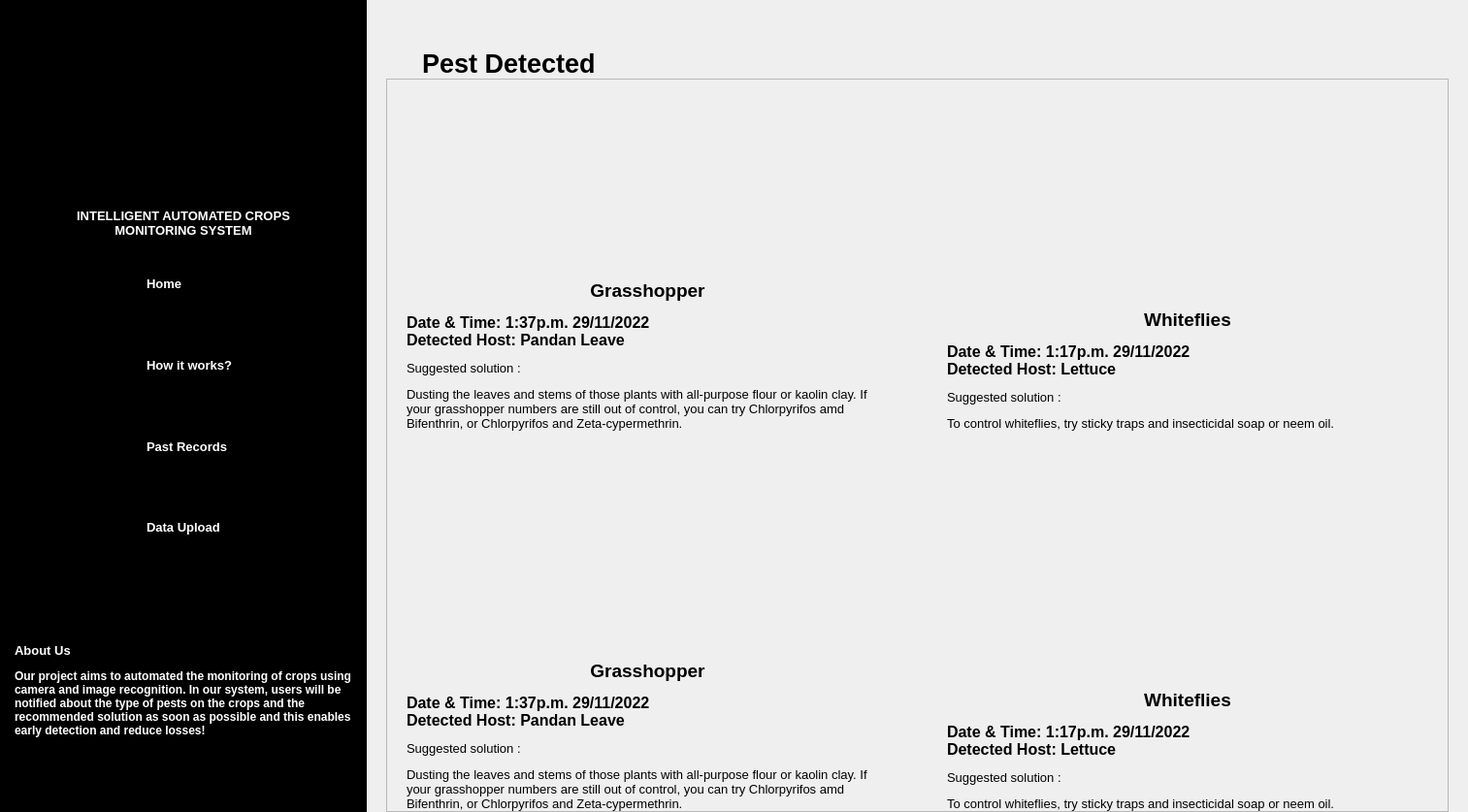
<?xml version="1.0" encoding="UTF-8"?>
<ui version="4.0">
 <class>Dialog</class>
 <widget class="QDialog" name="Dialog">
  <property name="windowModality">
   <enum>Qt::NonModal</enum>
  </property>
  <property name="enabled">
   <bool>true</bool>
  </property>
  <property name="geometry">
   <rect>
    <x>0</x>
    <y>0</y>
    <width>1513</width>
    <height>837</height>
   </rect>
  </property>
  <property name="acceptDrops">
   <bool>false</bool>
  </property>
  <property name="windowTitle">
   <string>Login</string>
  </property>
  <layout class="QHBoxLayout" name="horizontalLayout_3" stretch="5,15">
   <property name="spacing">
    <number>0</number>
   </property>
   <property name="leftMargin">
    <number>0</number>
   </property>
   <property name="topMargin">
    <number>0</number>
   </property>
   <property name="rightMargin">
    <number>0</number>
   </property>
   <property name="bottomMargin">
    <number>0</number>
   </property>
   <item>
    <layout class="QVBoxLayout" name="sidebar" stretch="25,5,40,30">
     <property name="spacing">
      <number>0</number>
     </property>
     <item>
      <widget class="ClickableLabel" name="logo">
       <property name="styleSheet">
        <string notr="true">background-color: rgb(0, 0, 0);</string>
       </property>
       <property name="text">
        <string/>
       </property>
       <property name="pixmap">
        <pixmap>Image/Register/Logo.png</pixmap>
       </property>
       <property name="scaledContents">
        <bool>false</bool>
       </property>
       <property name="alignment">
        <set>Qt::AlignCenter</set>
       </property>
      </widget>
     </item>
     <item>
      <widget class="QLabel" name="title_title">
       <property name="font">
        <font>
         <pointsize>10</pointsize>
         <weight>75</weight>
         <bold>true</bold>
        </font>
       </property>
       <property name="styleSheet">
        <string notr="true">background-color: rgb(0, 0, 0);
padding-left: 5px;
padding-right: 5px;</string>
       </property>
       <property name="text">
        <string>&lt;html&gt;&lt;head/&gt;&lt;body&gt;&lt;p align=&quot;center&quot;&gt;&lt;span style=&quot; color:#ffffff;&quot;&gt;INTELLIGENT AUTOMATED CROPS &lt;br/&gt;MONITORING SYSTEM&lt;/span&gt;&lt;/p&gt;&lt;/body&gt;&lt;/html&gt;</string>
       </property>
       <property name="textFormat">
        <enum>Qt::RichText</enum>
       </property>
       <property name="alignment">
        <set>Qt::AlignCenter</set>
       </property>
       <property name="wordWrap">
        <bool>true</bool>
       </property>
      </widget>
     </item>
     <item>
      <layout class="QVBoxLayout" name="title_selection">
       <property name="spacing">
        <number>0</number>
       </property>
       <item>
        <layout class="QHBoxLayout" name="title_home" stretch="40,60">
         <property name="spacing">
          <number>0</number>
         </property>
         <property name="rightMargin">
          <number>0</number>
         </property>
         <item>
          <widget class="ClickableLabel" name="title_home_img">
           <property name="minimumSize">
            <size>
             <width>0</width>
             <height>0</height>
            </size>
           </property>
           <property name="mouseTracking">
            <bool>false</bool>
           </property>
           <property name="autoFillBackground">
            <bool>false</bool>
           </property>
           <property name="styleSheet">
            <string notr="true">background-color: rgb(0, 0, 0);</string>
           </property>
           <property name="frameShadow">
            <enum>QFrame::Plain</enum>
           </property>
           <property name="text">
            <string/>
           </property>
           <property name="pixmap">
            <pixmap>Image/Register/house.png</pixmap>
           </property>
           <property name="scaledContents">
            <bool>false</bool>
           </property>
           <property name="alignment">
            <set>Qt::AlignCenter</set>
           </property>
          </widget>
         </item>
         <item>
          <widget class="ClickableLabel" name="title_home_text">
           <property name="font">
            <font>
             <weight>75</weight>
             <bold>true</bold>
            </font>
           </property>
           <property name="mouseTracking">
            <bool>true</bool>
           </property>
           <property name="styleSheet">
            <string notr="true">background-color: rgb(0, 0, 0);</string>
           </property>
           <property name="text">
            <string>&lt;html&gt;&lt;head/&gt;&lt;body&gt;&lt;p&gt;&lt;span style=&quot; font-size:10pt; color:#ffffff;&quot;&gt;Home&lt;/span&gt;&lt;/p&gt;&lt;/body&gt;&lt;/html&gt;</string>
           </property>
           <property name="scaledContents">
            <bool>false</bool>
           </property>
           <property name="alignment">
            <set>Qt::AlignLeading|Qt::AlignLeft|Qt::AlignVCenter</set>
           </property>
          </widget>
         </item>
        </layout>
       </item>
       <item>
        <layout class="QHBoxLayout" name="title_info" stretch="40,60">
         <property name="spacing">
          <number>0</number>
         </property>
         <item>
          <widget class="ClickableLabel" name="title_info_img">
           <property name="styleSheet">
            <string notr="true">background-color: rgb(0, 0, 0);</string>
           </property>
           <property name="text">
            <string/>
           </property>
           <property name="pixmap">
            <pixmap>Image/Register/User Manual.png</pixmap>
           </property>
           <property name="alignment">
            <set>Qt::AlignCenter</set>
           </property>
          </widget>
         </item>
         <item>
          <widget class="ClickableLabel" name="title_info_text">
           <property name="font">
            <font>
             <weight>75</weight>
             <bold>true</bold>
            </font>
           </property>
           <property name="mouseTracking">
            <bool>true</bool>
           </property>
           <property name="styleSheet">
            <string notr="true">background-color: rgb(0, 0, 0);</string>
           </property>
           <property name="text">
            <string>&lt;html&gt;&lt;head/&gt;&lt;body&gt;&lt;p&gt;&lt;span style=&quot; font-size:10pt; color:#ffffff;&quot;&gt;How it works?&lt;/span&gt;&lt;/p&gt;&lt;/body&gt;&lt;/html&gt;</string>
           </property>
           <property name="scaledContents">
            <bool>false</bool>
           </property>
           <property name="alignment">
            <set>Qt::AlignLeading|Qt::AlignLeft|Qt::AlignVCenter</set>
           </property>
          </widget>
         </item>
        </layout>
       </item>
       <item>
        <layout class="QHBoxLayout" name="title_record" stretch="40,60">
         <property name="spacing">
          <number>0</number>
         </property>
         <item>
          <widget class="ClickableLabel" name="title_record_img">
           <property name="styleSheet">
            <string notr="true">background-color: rgb(0, 0, 0);</string>
           </property>
           <property name="text">
            <string/>
           </property>
           <property name="pixmap">
            <pixmap>Image/Register/search.png</pixmap>
           </property>
           <property name="alignment">
            <set>Qt::AlignCenter</set>
           </property>
          </widget>
         </item>
         <item>
          <widget class="ClickableLabel" name="title_record_text">
           <property name="font">
            <font>
             <weight>75</weight>
             <bold>true</bold>
            </font>
           </property>
           <property name="mouseTracking">
            <bool>true</bool>
           </property>
           <property name="styleSheet">
            <string notr="true">background-color: rgb(0, 0, 0);</string>
           </property>
           <property name="text">
            <string>&lt;html&gt;&lt;head/&gt;&lt;body&gt;&lt;p&gt;&lt;span style=&quot; font-size:10pt; color:#ffffff;&quot;&gt;Past Records&lt;/span&gt;&lt;/p&gt;&lt;/body&gt;&lt;/html&gt;</string>
           </property>
           <property name="scaledContents">
            <bool>false</bool>
           </property>
           <property name="alignment">
            <set>Qt::AlignLeading|Qt::AlignLeft|Qt::AlignVCenter</set>
           </property>
          </widget>
         </item>
        </layout>
       </item>
       <item>
        <layout class="QHBoxLayout" name="title_upload" stretch="40,60">
         <property name="spacing">
          <number>0</number>
         </property>
         <item>
          <widget class="ClickableLabel" name="title_upload_img">
           <property name="styleSheet">
            <string notr="true">background-color: rgb(0, 0, 0);</string>
           </property>
           <property name="text">
            <string/>
           </property>
           <property name="pixmap">
            <pixmap>Image/Register/download.png</pixmap>
           </property>
           <property name="alignment">
            <set>Qt::AlignCenter</set>
           </property>
          </widget>
         </item>
         <item>
          <widget class="ClickableLabel" name="title_upload_text">
           <property name="font">
            <font>
             <weight>75</weight>
             <bold>true</bold>
            </font>
           </property>
           <property name="mouseTracking">
            <bool>true</bool>
           </property>
           <property name="styleSheet">
            <string notr="true">background-color: rgb(0, 0, 0);</string>
           </property>
           <property name="text">
            <string>&lt;html&gt;&lt;head/&gt;&lt;body&gt;&lt;p&gt;&lt;span style=&quot; font-size:10pt; color:#ffffff;&quot;&gt;Data Upload&lt;/span&gt;&lt;/p&gt;&lt;/body&gt;&lt;/html&gt;</string>
           </property>
           <property name="scaledContents">
            <bool>false</bool>
           </property>
           <property name="alignment">
            <set>Qt::AlignLeading|Qt::AlignLeft|Qt::AlignVCenter</set>
           </property>
          </widget>
         </item>
        </layout>
       </item>
      </layout>
     </item>
     <item>
      <widget class="QLabel" name="about_us">
       <property name="font">
        <font>
         <weight>75</weight>
         <bold>true</bold>
        </font>
       </property>
       <property name="styleSheet">
        <string notr="true">background-color: rgb(0, 0, 0);
padding-left: 5px;
padding-right: 8px;</string>
       </property>
       <property name="text">
        <string>&lt;html&gt;&lt;head/&gt;&lt;body&gt;&lt;p&gt;&lt;span style=&quot; font-size:10pt; font-weight:600; color:#ffffff;&quot;&gt;About Us&lt;/span&gt;&lt;/p&gt;&lt;p&gt;&lt;span style=&quot; color:#ffffff;&quot;&gt;Our project aims to automated the monitoring of crops using camera and image recognition. In our system, users will be notified about the type of pests on the crops and the recommended solution as soon as possible and this enables early detection and reduce losses!&lt;/span&gt;&lt;/p&gt;&lt;/body&gt;&lt;/html&gt;</string>
       </property>
       <property name="textFormat">
        <enum>Qt::RichText</enum>
       </property>
       <property name="wordWrap">
        <bool>true</bool>
       </property>
       <property name="indent">
        <number>10</number>
       </property>
      </widget>
     </item>
    </layout>
   </item>
   <item>
    <layout class="QVBoxLayout" name="verticalLayout_6">
     <property name="spacing">
      <number>0</number>
     </property>
     <property name="leftMargin">
      <number>20</number>
     </property>
     <property name="topMargin">
      <number>50</number>
     </property>
     <property name="rightMargin">
      <number>20</number>
     </property>
     <property name="bottomMargin">
      <number>0</number>
     </property>
     <item>
      <widget class="QLabel" name="detected_title">
       <property name="font">
        <font>
         <pointsize>20</pointsize>
         <weight>75</weight>
         <bold>true</bold>
        </font>
       </property>
       <property name="styleSheet">
        <string notr="true">padding-left:30px</string>
       </property>
       <property name="text">
        <string>Pest Detected</string>
       </property>
       <property name="alignment">
        <set>Qt::AlignLeading|Qt::AlignLeft|Qt::AlignVCenter</set>
       </property>
      </widget>
     </item>
     <item>
      <widget class="QScrollArea" name="scrollArea">
       <property name="styleSheet">
        <string notr="true">border-color: rgb(255, 255, 255);</string>
       </property>
       <property name="widgetResizable">
        <bool>true</bool>
       </property>
       <widget class="QWidget" name="scrollAreaWidgetContents">
        <property name="geometry">
         <rect>
          <x>0</x>
          <y>0</y>
          <width>1114</width>
          <height>1270</height>
         </rect>
        </property>
        <layout class="QVBoxLayout" name="verticalLayout_5">
         <property name="spacing">
          <number>30</number>
         </property>
         <property name="leftMargin">
          <number>0</number>
         </property>
         <property name="topMargin">
          <number>0</number>
         </property>
         <property name="rightMargin">
          <number>0</number>
         </property>
         <property name="bottomMargin">
          <number>0</number>
         </property>
         <item>
          <layout class="QHBoxLayout" name="horizontalLayout">
           <property name="spacing">
            <number>20</number>
           </property>
           <property name="topMargin">
            <number>50</number>
           </property>
           <property name="bottomMargin">
            <number>0</number>
           </property>
           <item>
            <layout class="QVBoxLayout" name="verticalLayout" stretch="3,2">
             <property name="spacing">
              <number>0</number>
             </property>
             <property name="leftMargin">
              <number>20</number>
             </property>
             <property name="rightMargin">
              <number>20</number>
             </property>
             <item>
              <widget class="QLabel" name="detected_img1">
               <property name="maximumSize">
                <size>
                 <width>506</width>
                 <height>398</height>
                </size>
               </property>
               <property name="text">
                <string/>
               </property>
               <property name="pixmap">
                <pixmap>Image/Detected/Detected1.png</pixmap>
               </property>
               <property name="scaledContents">
                <bool>false</bool>
               </property>
               <property name="alignment">
                <set>Qt::AlignCenter</set>
               </property>
              </widget>
             </item>
             <item>
              <widget class="QLabel" name="detected_text1">
               <property name="text">
                <string>&lt;html&gt;&lt;head/&gt;&lt;body&gt;&lt;p align=&quot;center&quot;&gt;&lt;span style=&quot; font-size:14pt; font-weight:600;&quot;&gt;Grasshopper&lt;/span&gt;&lt;/p&gt;&lt;p&gt;&lt;span style=&quot; font-size:12pt; font-weight:600;&quot;&gt;Date &amp;amp; Time: 1:37p.m. 29/11/2022&lt;br/&gt;Detected Host: Pandan Leave&lt;/span&gt;&lt;/p&gt;&lt;p&gt;&lt;span style=&quot; font-size:10pt;&quot;&gt;Suggested solution :&lt;/span&gt;&lt;/p&gt;&lt;p&gt;&lt;span style=&quot; font-size:10pt;&quot;&gt;Dusting the leaves and stems of those plants with all-purpose flour or kaolin clay. If your grasshopper numbers are still out of control, you can try Chlorpyrifos amd Bifenthrin, or Chlorpyrifos and Zeta-cypermethrin.&lt;/span&gt;&lt;/p&gt;&lt;/body&gt;&lt;/html&gt;</string>
               </property>
               <property name="scaledContents">
                <bool>false</bool>
               </property>
               <property name="alignment">
                <set>Qt::AlignLeading|Qt::AlignLeft|Qt::AlignVCenter</set>
               </property>
               <property name="wordWrap">
                <bool>true</bool>
               </property>
              </widget>
             </item>
            </layout>
           </item>
           <item>
            <layout class="QVBoxLayout" name="verticalLayout_2" stretch="3,2">
             <property name="spacing">
              <number>0</number>
             </property>
             <property name="leftMargin">
              <number>20</number>
             </property>
             <property name="rightMargin">
              <number>20</number>
             </property>
             <item>
              <widget class="QLabel" name="detected_img2">
               <property name="maximumSize">
                <size>
                 <width>506</width>
                 <height>369</height>
                </size>
               </property>
               <property name="text">
                <string/>
               </property>
               <property name="pixmap">
                <pixmap>Image/Detected/Detected2.png</pixmap>
               </property>
               <property name="scaledContents">
                <bool>false</bool>
               </property>
               <property name="alignment">
                <set>Qt::AlignCenter</set>
               </property>
              </widget>
             </item>
             <item>
              <widget class="QLabel" name="detected_text2">
               <property name="text">
                <string>&lt;html&gt;&lt;head/&gt;&lt;body&gt;&lt;p align=&quot;center&quot;&gt;&lt;span style=&quot; font-size:14pt; font-weight:600;&quot;&gt;Whiteflies&lt;/span&gt;&lt;/p&gt;&lt;p&gt;&lt;span style=&quot; font-size:12pt; font-weight:600;&quot;&gt;Date &amp;amp; Time: 1:17p.m. 29/11/2022&lt;br/&gt;Detected Host: Lettuce&lt;/span&gt;&lt;/p&gt;&lt;p&gt;&lt;span style=&quot; font-size:10pt;&quot;&gt;Suggested solution :&lt;/span&gt;&lt;/p&gt;&lt;p&gt;&lt;span style=&quot; font-size:10pt;&quot;&gt;To control whiteflies, try sticky traps and insecticidal soap or neem oil.&lt;/span&gt;&lt;/p&gt;&lt;/body&gt;&lt;/html&gt;</string>
               </property>
               <property name="alignment">
                <set>Qt::AlignLeading|Qt::AlignLeft|Qt::AlignVCenter</set>
               </property>
               <property name="wordWrap">
                <bool>true</bool>
               </property>
              </widget>
             </item>
            </layout>
           </item>
          </layout>
         </item>
         <item>
          <layout class="QHBoxLayout" name="horizontalLayout_2">
           <property name="spacing">
            <number>20</number>
           </property>
           <property name="topMargin">
            <number>50</number>
           </property>
           <item>
            <layout class="QVBoxLayout" name="verticalLayout_3" stretch="3,2">
             <property name="spacing">
              <number>0</number>
             </property>
             <property name="leftMargin">
              <number>20</number>
             </property>
             <property name="rightMargin">
              <number>20</number>
             </property>
             <item>
              <widget class="QLabel" name="detected_img3">
               <property name="maximumSize">
                <size>
                 <width>506</width>
                 <height>398</height>
                </size>
               </property>
               <property name="text">
                <string/>
               </property>
               <property name="pixmap">
                <pixmap>Image/Detected/Detected3.png</pixmap>
               </property>
               <property name="scaledContents">
                <bool>false</bool>
               </property>
               <property name="alignment">
                <set>Qt::AlignCenter</set>
               </property>
              </widget>
             </item>
             <item>
              <widget class="QLabel" name="detected_text3">
               <property name="text">
                <string>&lt;html&gt;&lt;head/&gt;&lt;body&gt;&lt;p align=&quot;center&quot;&gt;&lt;span style=&quot; font-size:14pt; font-weight:600;&quot;&gt;Grasshopper&lt;/span&gt;&lt;/p&gt;&lt;p&gt;&lt;span style=&quot; font-size:12pt; font-weight:600;&quot;&gt;Date &amp;amp; Time: 1:37p.m. 29/11/2022&lt;br/&gt;Detected Host: Pandan Leave&lt;/span&gt;&lt;/p&gt;&lt;p&gt;&lt;span style=&quot; font-size:10pt;&quot;&gt;Suggested solution :&lt;/span&gt;&lt;/p&gt;&lt;p&gt;&lt;span style=&quot; font-size:10pt;&quot;&gt;Dusting the leaves and stems of those plants with all-purpose flour or kaolin clay. If your grasshopper numbers are still out of control, you can try Chlorpyrifos amd Bifenthrin, or Chlorpyrifos and Zeta-cypermethrin.&lt;/span&gt;&lt;/p&gt;&lt;/body&gt;&lt;/html&gt;</string>
               </property>
               <property name="alignment">
                <set>Qt::AlignLeading|Qt::AlignLeft|Qt::AlignVCenter</set>
               </property>
               <property name="wordWrap">
                <bool>true</bool>
               </property>
              </widget>
             </item>
            </layout>
           </item>
           <item>
            <layout class="QVBoxLayout" name="verticalLayout_4" stretch="3,2">
             <property name="spacing">
              <number>0</number>
             </property>
             <property name="leftMargin">
              <number>20</number>
             </property>
             <property name="rightMargin">
              <number>20</number>
             </property>
             <item>
              <widget class="QLabel" name="detected_img4">
               <property name="maximumSize">
                <size>
                 <width>506</width>
                 <height>398</height>
                </size>
               </property>
               <property name="text">
                <string/>
               </property>
               <property name="pixmap">
                <pixmap>Image/Detected/Detected4.png</pixmap>
               </property>
               <property name="scaledContents">
                <bool>false</bool>
               </property>
               <property name="alignment">
                <set>Qt::AlignCenter</set>
               </property>
              </widget>
             </item>
             <item>
              <widget class="QLabel" name="detected_text4">
               <property name="text">
                <string>&lt;html&gt;&lt;head/&gt;&lt;body&gt;&lt;p align=&quot;center&quot;&gt;&lt;span style=&quot; font-size:14pt; font-weight:600;&quot;&gt;Whiteflies&lt;/span&gt;&lt;/p&gt;&lt;p&gt;&lt;span style=&quot; font-size:12pt; font-weight:600;&quot;&gt;Date &amp;amp; Time: 1:17p.m. 29/11/2022&lt;br/&gt;Detected Host: Lettuce&lt;/span&gt;&lt;/p&gt;&lt;p&gt;&lt;span style=&quot; font-size:10pt;&quot;&gt;Suggested solution :&lt;/span&gt;&lt;/p&gt;&lt;p&gt;&lt;span style=&quot; font-size:10pt;&quot;&gt;To control whiteflies, try sticky traps and insecticidal soap or neem oil.&lt;/span&gt;&lt;/p&gt;&lt;/body&gt;&lt;/html&gt;</string>
               </property>
               <property name="alignment">
                <set>Qt::AlignLeading|Qt::AlignLeft|Qt::AlignVCenter</set>
               </property>
               <property name="wordWrap">
                <bool>true</bool>
               </property>
              </widget>
             </item>
            </layout>
           </item>
          </layout>
         </item>
        </layout>
       </widget>
      </widget>
     </item>
    </layout>
   </item>
  </layout>
 </widget>
 <customwidgets>
  <customwidget>
   <class>ClickableLabel</class>
   <extends>QLabel</extends>
   <header location="global">clickablelabel.h</header>
  </customwidget>
 </customwidgets>
 <resources/>
 <connections/>
</ui>
